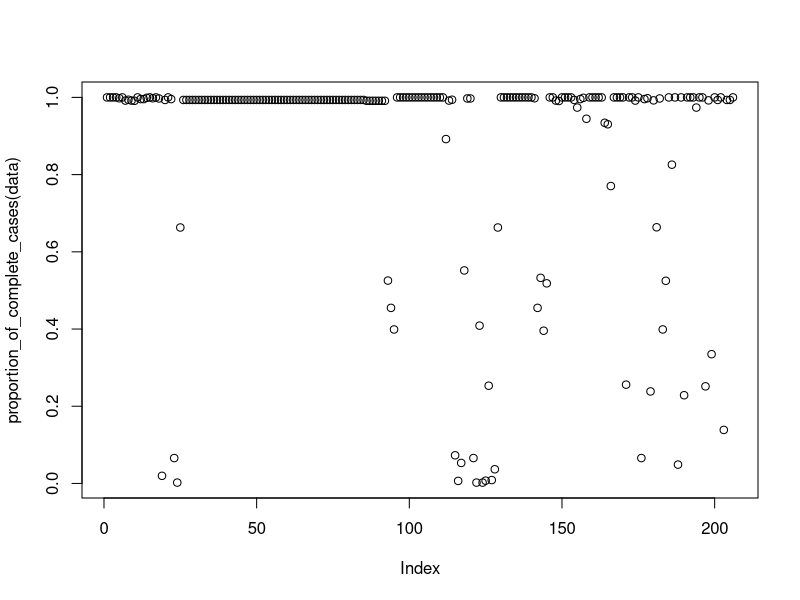

This chart was generated by the following R code: (Note: this script raises an error after producing the figure.)
data <- read.csv('Interns data.csv')
variables <- read.csv('Variables.csv')

# ----- remove cases that are missing from the INVET variable
data <- data[complete.cases(data[,"INVET"]),]
nrow(data)

# function to look at the proportion of missing data cases in the data
proportion_of_complete_cases <- function(df) {
  complete_cases <- rep(0, ncol(df))
  for (j in 1:ncol(df)) {
    complete_cases[j] <- sum(complete.cases(df[,j])) / nrow(df)
  }
  return(complete_cases)
}

plot(proportion_of_complete_cases(data))

# ----- remove variables where proportion of complete cases are less than 0.8
cut_off_point <- 0.8
data <- data[,(proportion_of_complete_cases(data) > cut_off_point)]
# now look at the data
plot_proportion_of_complete_cases(data)
ncol(data)
